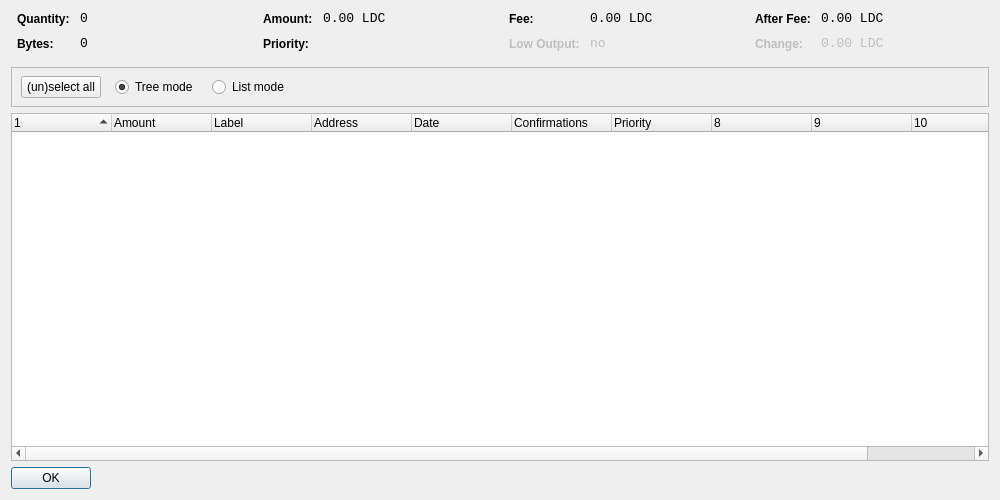
<?xml version="1.0" encoding="UTF-8"?>
<ui version="4.0">
 <class>CoinControlDialog</class>
 <widget class="QDialog" name="CoinControlDialog">
  <property name="geometry">
   <rect>
    <x>0</x>
    <y>0</y>
    <width>1000</width>
    <height>500</height>
   </rect>
  </property>
  <property name="windowTitle">
   <string>Coin Control</string>
  </property>
  <layout class="QVBoxLayout" name="verticalLayout">
   <item>
    <layout class="QHBoxLayout" name="horizontalLayoutTop" stretch="0,0,0,0">
     <property name="topMargin">
      <number>0</number>
     </property>
     <property name="bottomMargin">
      <number>10</number>
     </property>
     <item>
      <layout class="QFormLayout" name="formLayoutCoinControl1">
       <property name="horizontalSpacing">
        <number>10</number>
       </property>
       <property name="verticalSpacing">
        <number>10</number>
       </property>
       <property name="leftMargin">
        <number>6</number>
       </property>
       <property name="rightMargin">
        <number>6</number>
       </property>
       <item row="0" column="0">
        <widget class="QLabel" name="labelCoinControlQuantityText">
         <property name="styleSheet">
          <string notr="true">font-weight:bold;</string>
         </property>
         <property name="text">
          <string>Quantity:</string>
         </property>
        </widget>
       </item>
       <item row="0" column="1">
        <widget class="QLabel" name="labelCoinControlQuantity">
         <property name="font">
          <font>
           <family>Monospace</family>
           <pointsize>10</pointsize>
          </font>
         </property>
         <property name="cursor">
          <cursorShape>IBeamCursor</cursorShape>
         </property>
         <property name="contextMenuPolicy">
          <enum>Qt::ActionsContextMenu</enum>
         </property>
         <property name="text">
          <string notr="true">0</string>
         </property>
         <property name="textInteractionFlags">
          <set>Qt::LinksAccessibleByMouse|Qt::TextSelectableByKeyboard|Qt::TextSelectableByMouse</set>
         </property>
        </widget>
       </item>
       <item row="1" column="0">
        <widget class="QLabel" name="labelCoinControlBytesText">
         <property name="styleSheet">
          <string notr="true">font-weight:bold;</string>
         </property>
         <property name="text">
          <string>Bytes:</string>
         </property>
        </widget>
       </item>
       <item row="1" column="1">
        <widget class="QLabel" name="labelCoinControlBytes">
         <property name="font">
          <font>
           <family>Monospace</family>
           <pointsize>10</pointsize>
          </font>
         </property>
         <property name="cursor">
          <cursorShape>IBeamCursor</cursorShape>
         </property>
         <property name="contextMenuPolicy">
          <enum>Qt::ActionsContextMenu</enum>
         </property>
         <property name="text">
          <string notr="true">0</string>
         </property>
         <property name="textInteractionFlags">
          <set>Qt::LinksAccessibleByMouse|Qt::TextSelectableByKeyboard|Qt::TextSelectableByMouse</set>
         </property>
        </widget>
       </item>
      </layout>
     </item>
     <item>
      <layout class="QFormLayout" name="formLayoutCoinControl2">
       <property name="horizontalSpacing">
        <number>10</number>
       </property>
       <property name="verticalSpacing">
        <number>10</number>
       </property>
       <property name="leftMargin">
        <number>6</number>
       </property>
       <property name="rightMargin">
        <number>6</number>
       </property>
       <item row="0" column="0">
        <widget class="QLabel" name="labelCoinControlAmountText">
         <property name="styleSheet">
          <string notr="true">font-weight:bold;</string>
         </property>
         <property name="text">
          <string>Amount:</string>
         </property>
        </widget>
       </item>
       <item row="0" column="1">
        <widget class="QLabel" name="labelCoinControlAmount">
         <property name="font">
          <font>
           <family>Monospace</family>
           <pointsize>10</pointsize>
          </font>
         </property>
         <property name="cursor">
          <cursorShape>IBeamCursor</cursorShape>
         </property>
         <property name="contextMenuPolicy">
          <enum>Qt::ActionsContextMenu</enum>
         </property>
         <property name="text">
          <string notr="true">0.00 LDC</string>
         </property>
         <property name="textInteractionFlags">
          <set>Qt::LinksAccessibleByMouse|Qt::TextSelectableByKeyboard|Qt::TextSelectableByMouse</set>
         </property>
        </widget>
       </item>
       <item row="1" column="0">
        <widget class="QLabel" name="labelCoinControlPriorityText">
         <property name="styleSheet">
          <string notr="true">font-weight:bold;</string>
         </property>
         <property name="text">
          <string>Priority:</string>
         </property>
        </widget>
       </item>
       <item row="1" column="1">
        <widget class="QLabel" name="labelCoinControlPriority">
         <property name="font">
          <font>
           <family>Monospace</family>
           <pointsize>10</pointsize>
          </font>
         </property>
         <property name="cursor">
          <cursorShape>IBeamCursor</cursorShape>
         </property>
         <property name="contextMenuPolicy">
          <enum>Qt::ActionsContextMenu</enum>
         </property>
         <property name="text">
          <string/>
         </property>
         <property name="textInteractionFlags">
          <set>Qt::LinksAccessibleByMouse|Qt::TextSelectableByKeyboard|Qt::TextSelectableByMouse</set>
         </property>
        </widget>
       </item>
      </layout>
     </item>
     <item>
      <layout class="QFormLayout" name="formLayoutCoinControl3">
       <property name="horizontalSpacing">
        <number>10</number>
       </property>
       <property name="verticalSpacing">
        <number>10</number>
       </property>
       <property name="leftMargin">
        <number>6</number>
       </property>
       <property name="rightMargin">
        <number>6</number>
       </property>
       <item row="0" column="0">
        <widget class="QLabel" name="labelCoinControlFeeText">
         <property name="styleSheet">
          <string notr="true">font-weight:bold;</string>
         </property>
         <property name="text">
          <string>Fee:</string>
         </property>
        </widget>
       </item>
       <item row="0" column="1">
        <widget class="QLabel" name="labelCoinControlFee">
         <property name="font">
          <font>
           <family>Monospace</family>
           <pointsize>10</pointsize>
          </font>
         </property>
         <property name="cursor">
          <cursorShape>IBeamCursor</cursorShape>
         </property>
         <property name="contextMenuPolicy">
          <enum>Qt::ActionsContextMenu</enum>
         </property>
         <property name="text">
          <string notr="true">0.00 LDC</string>
         </property>
         <property name="textInteractionFlags">
          <set>Qt::LinksAccessibleByMouse|Qt::TextSelectableByKeyboard|Qt::TextSelectableByMouse</set>
         </property>
        </widget>
       </item>
       <item row="1" column="0">
        <widget class="QLabel" name="labelCoinControlLowOutputText">
         <property name="enabled">
          <bool>false</bool>
         </property>
         <property name="styleSheet">
          <string notr="true">font-weight:bold;</string>
         </property>
         <property name="text">
          <string>Low Output:</string>
         </property>
        </widget>
       </item>
       <item row="1" column="1">
        <widget class="QLabel" name="labelCoinControlLowOutput">
         <property name="enabled">
          <bool>false</bool>
         </property>
         <property name="font">
          <font>
           <family>Monospace</family>
           <pointsize>10</pointsize>
          </font>
         </property>
         <property name="cursor">
          <cursorShape>IBeamCursor</cursorShape>
         </property>
         <property name="contextMenuPolicy">
          <enum>Qt::ActionsContextMenu</enum>
         </property>
         <property name="text">
          <string notr="true">no</string>
         </property>
         <property name="textInteractionFlags">
          <set>Qt::LinksAccessibleByMouse|Qt::TextSelectableByKeyboard|Qt::TextSelectableByMouse</set>
         </property>
        </widget>
       </item>
      </layout>
     </item>
     <item>
      <layout class="QFormLayout" name="formLayoutCoinControl4">
       <property name="horizontalSpacing">
        <number>10</number>
       </property>
       <property name="verticalSpacing">
        <number>10</number>
       </property>
       <property name="leftMargin">
        <number>6</number>
       </property>
       <property name="rightMargin">
        <number>6</number>
       </property>
       <item row="0" column="0">
        <widget class="QLabel" name="labelCoinControlAfterFeeText">
         <property name="styleSheet">
          <string notr="true">font-weight:bold;</string>
         </property>
         <property name="text">
          <string>After Fee:</string>
         </property>
        </widget>
       </item>
       <item row="0" column="1">
        <widget class="QLabel" name="labelCoinControlAfterFee">
         <property name="font">
          <font>
           <family>Monospace</family>
           <pointsize>10</pointsize>
          </font>
         </property>
         <property name="cursor">
          <cursorShape>IBeamCursor</cursorShape>
         </property>
         <property name="contextMenuPolicy">
          <enum>Qt::ActionsContextMenu</enum>
         </property>
         <property name="text">
          <string notr="true">0.00 LDC</string>
         </property>
         <property name="textInteractionFlags">
          <set>Qt::LinksAccessibleByMouse|Qt::TextSelectableByKeyboard|Qt::TextSelectableByMouse</set>
         </property>
        </widget>
       </item>
       <item row="1" column="0">
        <widget class="QLabel" name="labelCoinControlChangeText">
         <property name="enabled">
          <bool>false</bool>
         </property>
         <property name="styleSheet">
          <string notr="true">font-weight:bold;</string>
         </property>
         <property name="text">
          <string>Change:</string>
         </property>
        </widget>
       </item>
       <item row="1" column="1">
        <widget class="QLabel" name="labelCoinControlChange">
         <property name="enabled">
          <bool>false</bool>
         </property>
         <property name="font">
          <font>
           <family>Monospace</family>
           <pointsize>10</pointsize>
          </font>
         </property>
         <property name="cursor">
          <cursorShape>IBeamCursor</cursorShape>
         </property>
         <property name="contextMenuPolicy">
          <enum>Qt::ActionsContextMenu</enum>
         </property>
         <property name="text">
          <string notr="true">0.00 LDC</string>
         </property>
         <property name="textInteractionFlags">
          <set>Qt::LinksAccessibleByMouse|Qt::TextSelectableByKeyboard|Qt::TextSelectableByMouse</set>
         </property>
        </widget>
       </item>
      </layout>
     </item>
    </layout>
   </item>
   <item>
    <widget class="QFrame" name="frame">
     <property name="minimumSize">
      <size>
       <width>0</width>
       <height>40</height>
      </size>
     </property>
     <property name="frameShape">
      <enum>QFrame::StyledPanel</enum>
     </property>
     <property name="frameShadow">
      <enum>QFrame::Sunken</enum>
     </property>
     <widget class="QWidget" name="horizontalLayoutWidget">
      <property name="geometry">
       <rect>
        <x>10</x>
        <y>0</y>
        <width>781</width>
        <height>41</height>
       </rect>
      </property>
      <layout class="QHBoxLayout" name="horizontalLayoutPanel" stretch="0,0,0,0,0">
       <property name="spacing">
        <number>14</number>
       </property>
       <item>
        <widget class="QPushButton" name="pushButtonSelectAll">
         <property name="sizePolicy">
          <sizepolicy hsizetype="Maximum" vsizetype="Fixed">
           <horstretch>0</horstretch>
           <verstretch>0</verstretch>
          </sizepolicy>
         </property>
         <property name="text">
          <string>(un)select all</string>
         </property>
        </widget>
       </item>
       <item>
        <widget class="QRadioButton" name="radioTreeMode">
         <property name="sizePolicy">
          <sizepolicy hsizetype="Maximum" vsizetype="Fixed">
           <horstretch>0</horstretch>
           <verstretch>0</verstretch>
          </sizepolicy>
         </property>
         <property name="text">
          <string>Tree mode</string>
         </property>
         <property name="checked">
          <bool>true</bool>
         </property>
        </widget>
       </item>
       <item>
        <widget class="QRadioButton" name="radioListMode">
         <property name="sizePolicy">
          <sizepolicy hsizetype="Maximum" vsizetype="Fixed">
           <horstretch>0</horstretch>
           <verstretch>0</verstretch>
          </sizepolicy>
         </property>
         <property name="text">
          <string>List mode</string>
         </property>
        </widget>
       </item>
       <item>
        <spacer name="horizontalSpacer">
         <property name="orientation">
          <enum>Qt::Horizontal</enum>
         </property>
         <property name="sizeHint" stdset="0">
          <size>
           <width>40</width>
           <height>20</height>
          </size>
         </property>
        </spacer>
       </item>
      </layout>
     </widget>
    </widget>
   </item>
   <item>
    <widget class="CoinControlTreeWidget" name="treeWidget">
     <property name="contextMenuPolicy">
      <enum>Qt::CustomContextMenu</enum>
     </property>
     <property name="sortingEnabled">
      <bool>false</bool>
     </property>
     <property name="columnCount">
      <number>11</number>
     </property>
     <attribute name="headerShowSortIndicator" stdset="0">
      <bool>true</bool>
     </attribute>
     <attribute name="headerStretchLastSection">
      <bool>false</bool>
     </attribute>
     <column>
      <property name="text">
       <string/>
      </property>
     </column>
     <column>
      <property name="text">
       <string>Amount</string>
      </property>
     </column>
     <column>
      <property name="text">
       <string>Label</string>
      </property>
     </column>
     <column>
      <property name="text">
       <string>Address</string>
      </property>
     </column>
     <column>
      <property name="text">
       <string>Date</string>
      </property>
     </column>
     <column>
      <property name="text">
       <string>Confirmations</string>
      </property>
      <property name="toolTip">
       <string>Confirmed</string>
      </property>
     </column>
     <column>
      <property name="text">
       <string>Priority</string>
      </property>
     </column>
     <column>
      <property name="text">
       <string/>
      </property>
     </column>
     <column>
      <property name="text">
       <string/>
      </property>
     </column>
     <column>
      <property name="text">
       <string/>
      </property>
     </column>
     <column>
      <property name="text">
       <string/>
      </property>
     </column>
    </widget>
   </item>
   <item>
    <widget class="QDialogButtonBox" name="buttonBox">
     <property name="sizePolicy">
      <sizepolicy hsizetype="Maximum" vsizetype="Fixed">
       <horstretch>0</horstretch>
       <verstretch>0</verstretch>
      </sizepolicy>
     </property>
     <property name="orientation">
      <enum>Qt::Horizontal</enum>
     </property>
     <property name="standardButtons">
      <set>QDialogButtonBox::Ok</set>
     </property>
    </widget>
   </item>
  </layout>
 </widget>
 <customwidgets>
  <customwidget>
   <class>CoinControlTreeWidget</class>
   <extends>QTreeWidget</extends>
   <header>coincontroltreewidget.h</header>
  </customwidget>
 </customwidgets>
 <resources/>
 <connections/>
</ui>
